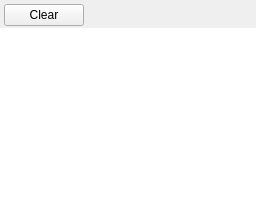
<?xml version="1.0" encoding="UTF-8"?><ui version="4.0"><class>LogPanel</class><widget class="QWidget" name="LogPanel"><layout class="QVBoxLayout" name="layout"><property name="spacing"><number>0</number></property><property name="leftMargin"><number>0</number></property><property name="topMargin"><number>0</number></property><property name="rightMargin"><number>0</number></property><property name="bottomMargin"><number>0</number></property><item><layout class="QHBoxLayout" name="toolbar"><property name="leftMargin"><number>4</number></property><property name="topMargin"><number>4</number></property><property name="rightMargin"><number>4</number></property><property name="bottomMargin"><number>2</number></property><item><widget class="QPushButton" name="clearButton"><property name="minimumHeight"><number>24</number></property><property name="text"><string>Clear</string></property></widget></item><item><spacer name="horizontalSpacer"><property name="orientation"><enum>Qt::Horizontal</enum></property><property name="sizeHint" stdset="0"><size><width>40</width><height>20</height></size></property></spacer></item></layout></item><item><widget class="QPlainTextEdit" name="logPanelTextEdit"><property name="readOnly"><bool>true</bool></property><property name="frameShape"><enum>QFrame::NoFrame</enum></property><property name="lineWrapMode"><enum>QPlainTextEdit::WidgetWidth</enum></property></widget></item></layout></widget><resources/><connections/></ui>
